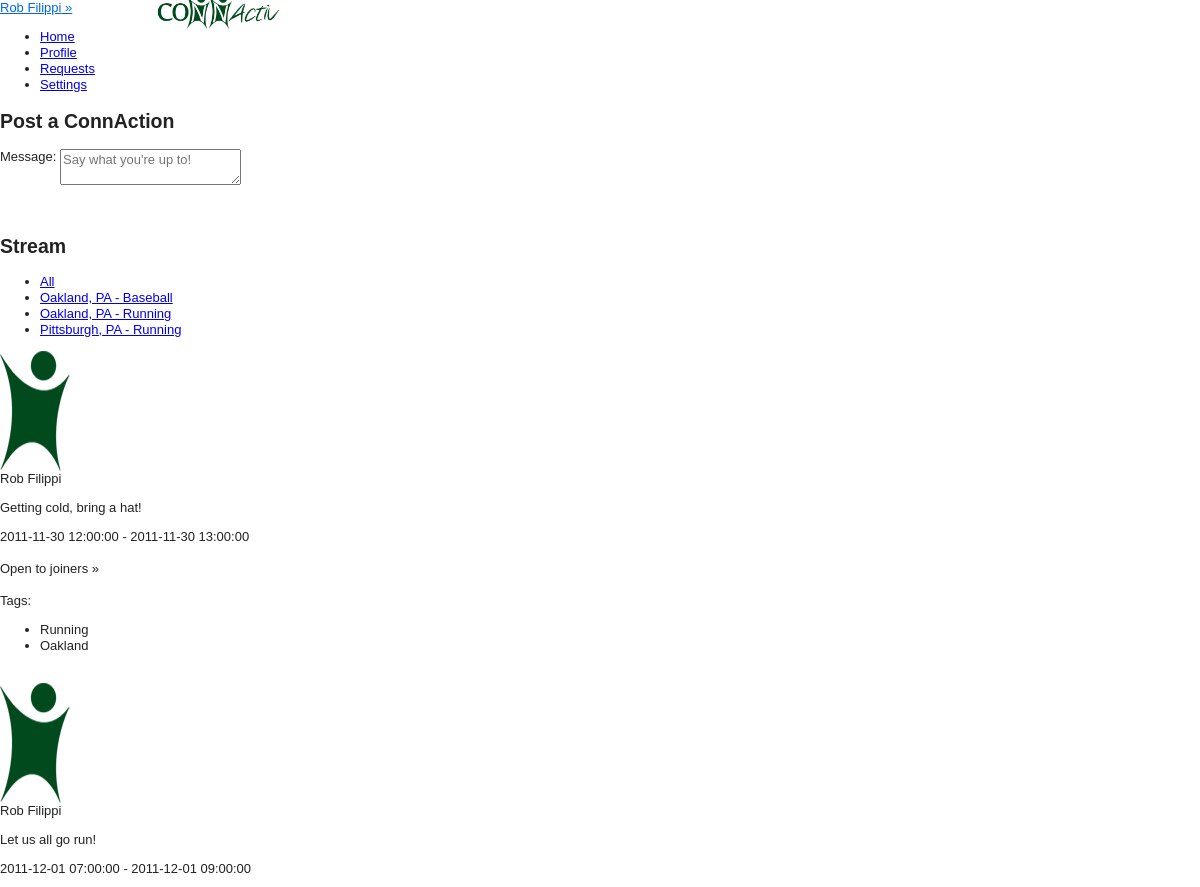
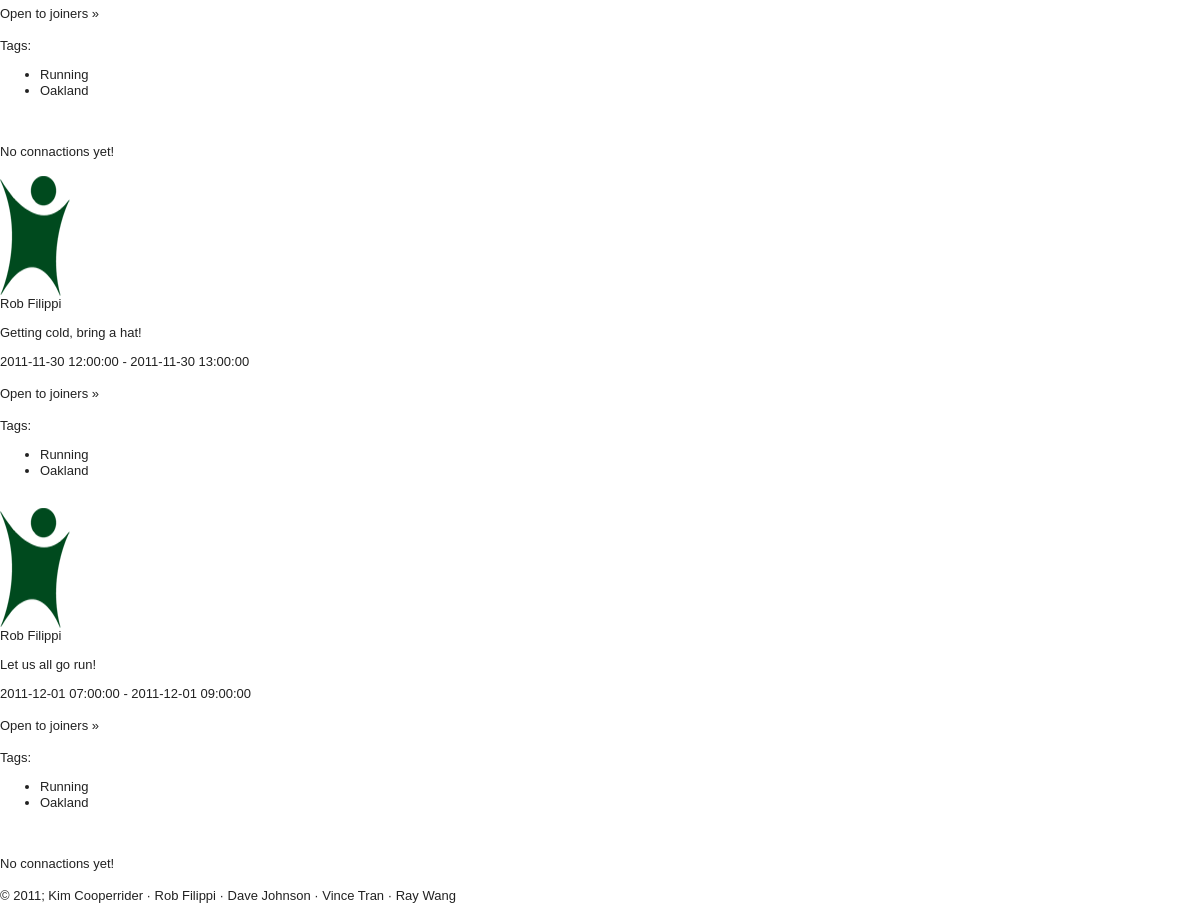
Screenshot of /views/home.php (signed in) with the database file from the repository (2 pictures, top to bottom).
### tables this page shows
CREATE TABLE IF NOT EXISTS `users` (
  `USER_ID` int(11) NOT NULL AUTO_INCREMENT,
  `PASSWORD` varchar(100) NOT NULL,
  `FIRST_NAME` char(20) DEFAULT NULL,
  `LAST_NAME` char(20) DEFAULT NULL,
  `STREET` varchar(25) DEFAULT NULL,
  `CITY` char(20) DEFAULT NULL,
  `STATE` char(2) DEFAULT NULL,
  `ZIP` int(11) DEFAULT NULL,
  `PHONE` char(12) DEFAULT NULL,
  `INTERESTS` varchar(4000) DEFAULT NULL,
  `PROFILE_PIC` varchar(45) NOT NULL DEFAULT '../public/images/avatar.png',
  `email` varchar(25) DEFAULT NULL,
  `DOB` date DEFAULT NULL,
  `GENDER` char(1) DEFAULT NULL,
  PRIMARY KEY (`USER_ID`)
);

CREATE TABLE IF NOT EXISTS `unique_networks` (
  `UNIQUE_NETWORK_ID` int(11) NOT NULL AUTO_INCREMENT,
  `NETWORK_ID` int(11) DEFAULT NULL,
  `ACTIVITY_ID` int(11) DEFAULT NULL,
  PRIMARY KEY (`UNIQUE_NETWORK_ID`)
);

CREATE TABLE IF NOT EXISTS `networks` (
  `NETWORK_ID` int(11) NOT NULL AUTO_INCREMENT,
  `AREA` varchar(25) NOT NULL,
  `STATE` varchar(2) NOT NULL,
  PRIMARY KEY (`NETWORK_ID`)
);

CREATE TABLE IF NOT EXISTS `activities` (
  `ACTIVITY_ID` int(11) NOT NULL AUTO_INCREMENT,
  `ACTIVITY_NAME` varchar(20) NOT NULL,
  PRIMARY KEY (`ACTIVITY_ID`)
);

CREATE TABLE IF NOT EXISTS `connactions` (
  `CONNACTION_ID` int(11) NOT NULL AUTO_INCREMENT,
  `POST_TIME` date NOT NULL,
  `USER_ID` int(11) NOT NULL,
  `LOCATION` varchar(255) NOT NULL,
  `START_TIME` datetime DEFAULT NULL,
  `MESSAGE` varchar(4000) DEFAULT NULL,
  `END_TIME` datetime DEFAULT NULL,
  `UNIQUE_NETWORK_ID` int(11) NOT NULL,
  `IS_PRIVATE` int(11) DEFAULT '0',
  PRIMARY KEY (`CONNACTION_ID`)
);

### views/config.php (called while the page is built, shortened)
<?php
include("functions_connactions.php");
include("functions_networks.php");
	function cookieExists(){
		if(isset($_COOKIE['ID_my_site']))
			return TRUE;
		else
			return FALSE;
	}
	function validCookie(){
		$username = $_COOKIE['ID_my_site'];
		$pass = $_COOKIE['Key_my_site'];
		$info = getDatabaseInfo("users", "email", $username);
			if ($pass != $info['PASSWORD']) {
				return FALSE;
			}
			else{
				return TRUE;
 			}
	}
	function getDatabaseInfo($table, $attribute, $value){
		$check = getResourceIDs($table, $attribute, $value);
		return mysql_fetch_array($check);
	}
	function getResourceIDs($table, $attribute, $value){
		$check = mysql_query("SELECT * FROM $table WHERE $attribute = '$value'")or die(mysql_error());
		return $check;
	}
	function getName(){
		if(cookieExists())
		{
			if (validCookie()) {
				$username = $_COOKIE['ID_my_site'];
				$info = getDatabaseInfo("users", "email", $username);
				return $info['FIRST_NAME'] . " " . $info['LAST_NAME'];
			}
		}
	}
	function getUserID(){
		if(cookieExists())
		{
			if (validCookie()) {
				$username = $_COOKIE['ID_my_site'];
				$info = getDatabaseInfo("users", "email", $username);
				return $info['USER_ID'];
			}
		}
	}
	function getUserName($userID){
		$info = getDatabaseInfo("users", "user_id", $userID);
		return $info['FIRST_NAME'] . " " . $info['LAST_NAME'];
	}
	function getUserPic($userID){
		$info = getDatabaseInfo("users", "user_id", $userID);
		return $info['PROFILE_PIC'];
	}
	function getActivity($activityID){
		$activity = getDatabaseInfo("activities","activity_id", $activityID);
		$activityName = $activity['ACTIVITY_NAME'];
		return $activityName;
	}
	function getNetworkName($networkID){
		$network = getDatabaseInfo("networks", "network_id", $networkID);
		$networkName = $network['AREA'];
		return $networkName;
	}
?>

### views/functions_networks.php (called while the page is built, shortened)
<?
function getUserUniqueNetworks() {
	$id = getUserID();
	$query = "SELECT unique_networks.unique_network_id, networks.area, networks.state, activities.activity_name"
	." FROM user_networks, unique_networks, activities, networks"
	." WHERE unique_networks.network_id = networks.network_id"
	." AND unique_networks.unique_network_id = user_networks.unique_network_id"
	." AND user_networks.user_id = $id"
	." AND unique_networks.activity_id = activities.activity_id"
	." ORDER BY unique_networks.unique_network_id";
	$n = array();
	$result=mysql_query($query) or die(mysql_error());
	while ($row = mysql_fetch_array($result)) {
		$n[] = $row;
	}
	return $n;
}
?>

### views/functions_connactions.php (called while the page is built, shortened)
<?
	function getProfile($userID) {
		 $src = getUserPic($userID);
		 $uname = getUserName($userID);
		 $reviewsPos = getReviewCountForUser('positive', $userID);
		 $reviewsNeg = getReviewCountForUser('negative', $userID);
		 $user = getDatabaseInfo("users", "user_id", $userID);
		 $city = $user['CITY'];
		 $state = $user['STATE'];
		 $about = $user['INTERESTS'];
		 $DOB = $user['DOB'];
		 $gender = $user['GENDER'];
		 $details = "<div class='view_profile'>";
		 $details .= "<img src=".$src." /><h2>$uname</h2>";
		 if($about != ''){$details .= "<br/>About: ".$about." ";}
		 $details .= "<br/>City: ".$city;
		 $details .= "<br/>State: ".$state;
		 if($DOB != ''){$details .= "<br/>Birthday: ".$DOB;}
		 if($gender != ''){$details .= "<br/>Gender: ".$gender;}
		 $details .= "<br/>Positive reviews: $reviewsPos";
		 $details .= "<br/>Negative reviews: $reviewsNeg";
			if(isFriend($userID)){
				$details .= "<br/>Send Message<td><form action = ".$_SERVER['PHP_SELF']." method = 'post'><input = 'textbox' placeholder = 'Subject' name = 'reply[]'><input = 'textarea' placeholder = 'Reply Here' name = 'reply[] /'><input type = 'submit' name = 'reply[]' value = 'Reply'/><input type = 'hidden' name = 'reply[]' value = '".$userID."'/></form>";
			}
			elseif(requestIsActive($userID)){$details .= "<br/>Friend Request Pending";}
			elseif($userID != getUserID()){
				$details .= "<br/>Request to be Friends<td><form action = ".$_SERVER['PHP_SELF']." method = 'post'><input = 'textarea' placeholder = 'Insert a message to this person' name = 'friend[]' /><input type = 'submit' name = 'friend[]' value = 'Submit'/><input type = 'hidden' name = 'friend[]' value = '".$userID."'/></form>";
			}
			else{$details .= "<br/>";}
		 $details .= "</div>";
		 return $details;
	}
	function getAllConnactions(){
		$userid = getUserID();
		$query = "select unique_network_id from user_networks where user_id = ".$userid;
		$result = mysql_query($query);
		while($info = mysql_fetch_array($result)){
			$unique_network_id = $info[0];
			$result1 = mysql_query("select * from connactions where unique_network_id = ".$unique_network_id);
			while($info1 = mysql_fetch_array($result1)){
				$connactions[] = $info1;
			}
		}
		return $connactions;
	}
	function getConnactionsByUnique($unique_id) {
		$userid = getUserID();
		$connactions = array();
		$query = mysql_query("select * from connactions where unique_network_id = ".$unique_id);
		while($row = mysql_fetch_array($query)){
			$connactions[] = $row;
		}
	return $connactions;
	}
?>

### views/home.php (the view, shortened to what this page needs)
<?
	include("header.php");
	if(cookieExists() && validCookie()):
	?>
		<div class="page">
			<form action="<?php echo $_SERVER['PHP_SELF']?>" method="post">
			<div id="postConnaction">
				<div id="postHeader">
					<h2>Post a ConnAction</h2>
				</div>
				<div id="postBoxes">
					<div id="messageBox">Message: <textarea id="message" name="message" placeholder="Say what you're up to!" maxlength="4000"></textarea></div>
				</div>
			</div>
			</form>
				<br/><br/>
				<h2>Stream</h2>
				<div class="main feeds-container">
					<ul class="feeds">
						<li id="all" class="link_stream"><a href="#">All</a></li>
				<?  $names = getUserUniqueNetworks();
						foreach ($names as $network):
						$displayName = "".$network[1].", ".$network[2]." - ".$network[3]."";
						?>
							<li id="<? echo $network[0]; ?>" class="link_stream"><a href="#"><? echo $displayName; ?></a></li>
							<? endforeach; ?>
					</ul>
					<div class="stream" id="stream_all">
				<? $allConnactions = getAllConnactions();
				if ($allConnactions) {
					foreach($allConnactions as $post){
						$userID = $post[2];
						$startTime = $post[4];
						$message = $post[5];
						$endTime = $post[6];
						$unique_network_ID = $post[7];
						$act = mysql_query("select activity_id from unique_networks where unique_network_id = ".$unique_network_ID);
						$net = mysql_query("select network_id from unique_networks where unique_network_id = ".$unique_network_ID);
						$net1 = mysql_fetch_array($net);
						$act1 = mysql_fetch_array($act);
						$networkID = $net1[0];
						$activityID = $act1[0];
					?>
						<div class="post">
							<div class="post-author">
							<?
								$details = getProfile($userID);
								$src = getUserPic($userID);
							  $uname = getUserName($userID);
							?>
								<img src="<? echo $src ?>" height="120"/><br/>
								<? echo $uname ?>
							</div>
							<div class="post-body">
								<p class="quote"><? echo $message; ?></p>
								<?
									echo $startTime." - ".$endTime?>
							<div class="post-levels">
							<form method="post" action="<?php echo $_SERVER['PHP_SELF']?>">
								<br/>
								Open to joiners&nbsp;&raquo;
									</form>
							</div>
							<br/>
									Tags:
									<ul class="tags">
										<li><?php echo getActivity($activityID); ?></li>
										<li><?php echo getNetworkName($networkID); ?></li>
									</ul>
							<br/>
							</div>
						</div>
		<?		}		 ?>
	<?  } else echo "<br/>No connactions yet!<br/><br/>";
				?>
				</div>
				 <? $names = getUserUniqueNetworks();
					foreach ($names as $network) {
					?>
					<div class="stream" id="stream_<? echo $network[0]; ?>">
				<? $connactions = getConnactionsByUnique($network[0]);
					if ($connactions) {
					foreach($connactions as $post){
						$userID = $post[2];
						$startTime = $post[4];
						$message = $post[5];
						$endTime = $post[6];
						$unique_network_ID = $post[7];
						$act = mysql_query("select activity_id from unique_networks where unique_network_id = ".$unique_network_ID);
						$net = mysql_query("select network_id from unique_networks where unique_network_id = ".$unique_network_ID);
						$net1 = mysql_fetch_array($net);
						$act1 = mysql_fetch_array($act);
						$networkID = $net1[0];
						$activityID = $act1[0];
					?>
						<div class="post">
							<div class="post-author">
								<img src="<? echo getUserPic($userID); ?>" height="120"/><br/>
								<? echo getUserName($userID) ?>
							</div>
							<div class="post-body">
								<p class="quote"><? echo $message; ?></p>
								<?
									echo $startTime." - ".$endTime?>
							<div class="post-levels">
							<form method="post" action="<?php echo $_SERVER['PHP_SELF']?>">
								<br/>
								Open to joiners&nbsp;&raquo;
									</form>
							</div>
							<br/>
									Tags:
									<ul class="tags">
										<li><?php echo getActivity($activityID); ?></li>
										<li><?php echo getNetworkName($networkID); ?></li>
									</ul>
							<br/>
							</div>
						</div>
		<?		}		 ?>
	<?  } else echo "<br/>No connactions yet!<br/><br/>"; ?>
	</div>
	<? }
	echo "</div>";
	echo "</div>";
	?>
<? endif; ?>
<? include('footer.php'); ?>

### views/header.php (shortened to what this page needs)
<? include_once("config.php"); ?>
<!DOCTYPE HTML>
<html>
<head>
<link type="text/css" rel="stylesheet" href="../styles/defaults.css"/>
<link type="text/css" rel="stylesheet/less" href="../styles/style.less"/>
<link type="text/css" rel="stylesheet/less" href="../styles/posts.less"/>
<link type="text/css" rel="stylesheet/less" href="../styles/sidebar.less"/>
<link type="text/css" rel="stylesheet" href="../styles/demo_table.css"/>
<link type="text/css" rel="stylesheet" href="../styles/validationEngine.jquery.css" />
<link type="text/css" rel="stylesheet" href="../styles/jquery.fancybox-1.3.4.css" />
</head>
<body>
<div id="container">
	<header>
	<a id="user_login" href="#"><? echo getName(); ?>&nbsp;&raquo;</a>
	<span style=" position: absolute; left: 150px">
		<img height="40" style="margin-top: -10px;" src="../public/images/logo.png"/>
	</span>
			<span id="top-nav">
				<ul id="nav">
					<li class="headerlink" id="link_home"><a class="top_links" id="home" href="home.php">Home</a></li>
					<li class="headerlink" id="link_profile"><a class="top_links" id="profile" href="profile.php">Profile</a></li>
					<li class="headerlink" id="link_requests"><a class="top_links" id="requests" href="requests.php">Requests</a></li>
					<li class="headerlink" id="link_settings"><a class="top_links" id="settings" href="settings.php">Settings</a></li>
				</ul>
			</span>
	</header>
	<div id="content">

### views/footer.php
</div>
<div id="footer">&copy; 2011; Kim Cooperrider &middot; Rob Filippi &middot; Dave Johnson &middot; Vince Tran &middot; Ray Wang</div>
</div>
</body>
</html>

### styles/defaults.css (style rules this page uses)
article, aside, details, figcaption, figure, footer, header, hgroup, nav, section { display: block; }
html { font-size: 100%; overflow-y: scroll; -webkit-text-size-adjust: 100%; -ms-text-size-adjust: 100%; }
body { margin: 0; font-size: 13px; line-height: 1.231; }
body, button, input, select, textarea { font-family: sans-serif; color: #222; }
a { color: #00e; }
ul, ol { margin: 1em 0; padding: 0 0 0 40px; }
img { border: 0; -ms-interpolation-mode: bicubic; vertical-align: middle; }
form { margin: 0; }
button, input, select, textarea { font-size: 100%; margin: 0; vertical-align: baseline; *vertical-align: middle; }
textarea { overflow: auto; vertical-align: top; resize: vertical; }

### rows the page displays
users: getName() "Rob Filippi"
unique_networks: NETWORK_ID.ACTIVITY_NAME "Oakland, PA - Baseball", shows "No connactions yet!"
unique_networks: NETWORK_ID.ACTIVITY_NAME "Oakland, PA - Running"
unique_networks: NETWORK_ID.ACTIVITY_NAME "Pittsburgh, PA - Running", shows "No connactions yet!"
connactions: USER_ID.PROFILE_PIC (placeholder picture), USER_ID.LAST_NAME "Rob Filippi", MESSAGE "Getting cold, bring a hat!", START_TIME "2011-11-30 12:00:00", END_TIME "2011-11-30 13:00:00", UNIQUE_NETWORK_ID.ACTIVITY_NAME "Running", UNIQUE_NETWORK_ID.AREA "Oakland"
connactions: USER_ID.PROFILE_PIC (placeholder picture), USER_ID.LAST_NAME "Rob Filippi", MESSAGE "Let us all go run!", START_TIME "2011-12-01 07:00:00", END_TIME "2011-12-01 09:00:00", UNIQUE_NETWORK_ID.ACTIVITY_NAME "Running", UNIQUE_NETWORK_ID.AREA "Oakland"
